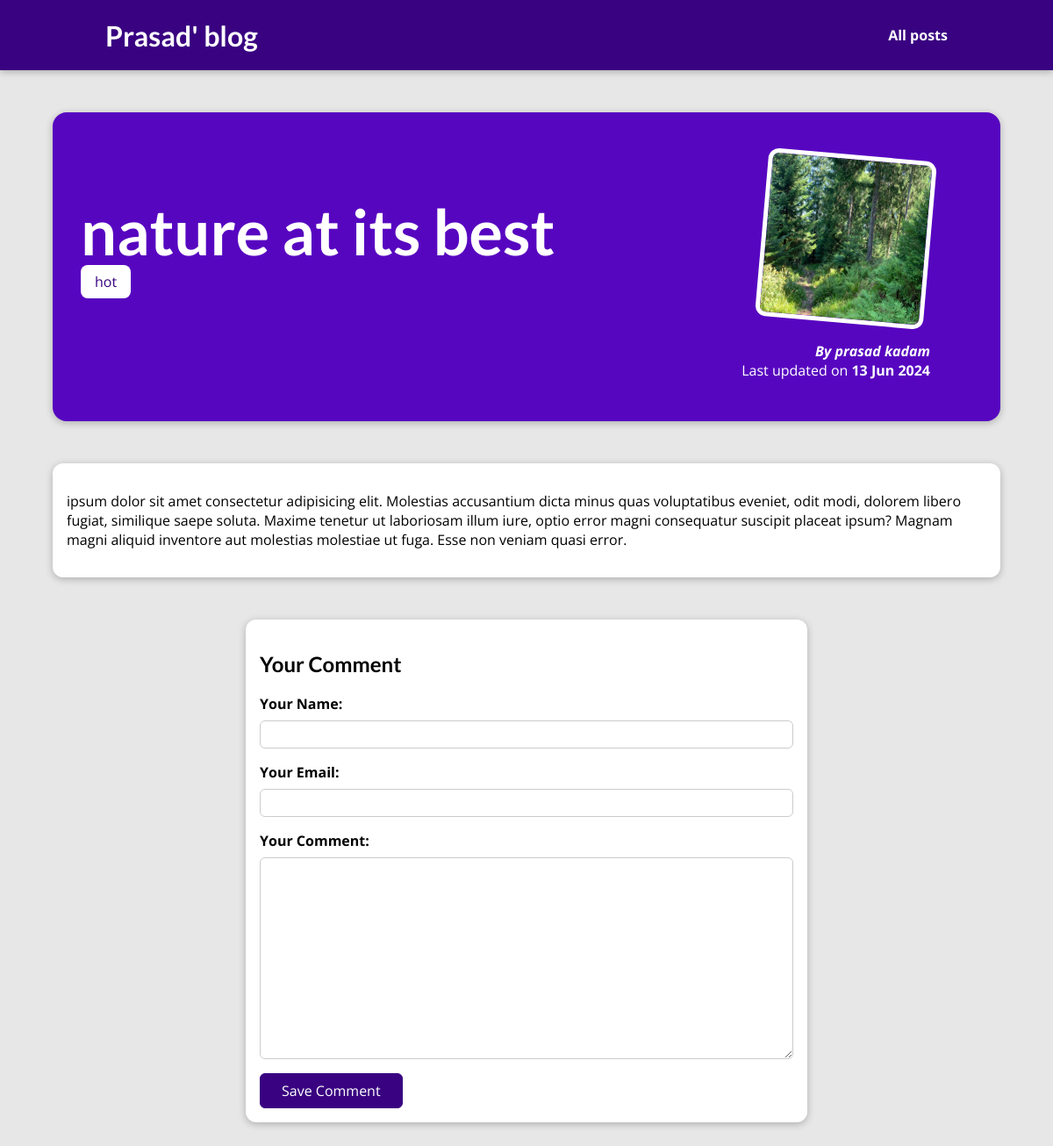
The page /posts/nature-at-its-best on the database its author committed.
### blog/models.py (models this page shows, shortened)
class Post(models.Model):
    title = models.CharField(max_length=150)
    excerpt = models.CharField(max_length=200)
    image = models.ImageField(upload_to= "posts", null=True)
    date = models.DateField(auto_now=True, auto_now_add=False)
    slug = models.SlugField(unique=True,db_index=True)
    content = models.TextField(validators=[MinLengthValidator(10)])
    author = models.ForeignKey(Author, on_delete=models.SET_NULL, null=True,related_name="posts")
    tags = models.ManyToManyField(Tag)

class Tag(models.Model):
    caption= models.CharField(max_length=20)

class Author(models.Model):
    first_name= models.CharField(max_length=50)
    last_name = models.CharField(max_length=50)
    Email= models.EmailField()
    def full_name(self):
        return f"{self.first_name} {self.last_name}"
    def __str__(self):
        return self.full_name()

### blog/views.py (the view)
# urls.py: path("posts/<slug:slug>", views.PostDetailView.as_view(), name="post-detail-page")
class PostDetailView(DetailView):
    model= Post
    template_name="blog/post-detail.html"
    def get_context_data(self, **kwargs) :
        context = super().get_context_data(**kwargs)
        context["post_tags"] = self.object.tags.all()
        context["comment_form"]= CommentForm()
        return context

### blog/forms.py
class CommentForm(forms.ModelForm):
    class Meta:
        model= Comment
        exclude =["post"]
        labels= {
            "user_name":"Your Name",
            "user_email":"Your Email",
            "text": "Your Comment"
        }

### blog/templates/blog/post-detail.html (shortened to what this page needs)
{% extends "base.html" %}
{% load static %}
{% block css_files %}
<link rel="stylesheet" href="{% static "blog/post-detail.css" %}">
{% endblock  %}
{% block content %}
<section id="summary">
    <h2>{{post.title}}</h2>
    <div>
        {%for tag in post_tags %}
        <span class ="tag">{{tag.caption}}</span>
        {% endfor%}
    </div>
    <article>
        <img src="{{post.image.url}}" alt="{{post.title}}">
        <address>By <a href="mail_to:{{post.author.Email}}" >{{post.author}}</a> </address>
        <div>
            Last updated on <time>{{post.date|date:"d M Y"}}</time>
        </div>
    </article>
</section>
<main>
    {{post.content|linebreaks}}
</main>
<section id = "comment-form">
    <h2>Your Comment</h2>
    <form>
        {% for form_field in comment_form %}
        <div class = "form-control">
            {{form_field.label_tag}}
            {{form_field}}
        </div>
        {% endfor %}
        <button>Save Comment</button>
    </form>
</section>
{% endblock %}

### static/app.css (style rules this page uses)
* { box-sizing: border-box; }
html { font-family: 'Open Sans', 'Lato', sans-serif; }
body { margin: 0; }
h1, h2, h3 { font-family: 'Lato', sans-serif; font-weight: bold; }

### blog/static/blog/post-detail.css (style rules this page uses)
body { background-color: #e7e7e7; }
#summary { margin: 8rem auto 3rem auto; padding: 2rem; width: 90%; max-width: 90rem; border-radius: 16px; background-color: #5706c0; position: relative; box-shadow: 0 2px 8px rgba(0, 0, 0, 0.25); height: 22rem; }
#summary h2 { color: white; font-size: 4.5rem; margin-bottom: 0.25rem; }
#summary article { position: absolute; top: 2rem; right: 3rem; padding: 1rem 2rem; border-radius: 12px; text-align: right; color: white; }
#summary article img { width: 12rem; height: 12rem; border-radius: 12px; transform: rotateZ(5deg); border: 5px solid white; margin-bottom: 1rem; }
#summary address { font-weight: bold; }
#summary a { color: white; text-decoration: none; }
#summary time { font-weight: bold; }
main { width: 90%; max-width: 90rem; margin: 3rem auto; background-color: white; padding: 1rem; border-radius: 12px; box-shadow: 0 2px 8px rgba(0, 0, 0, 0.25); }
.tag { background-color: white; color: #390281; padding: 0.5rem 1rem; border-radius: 8px; }
#comment-form { margin: 3rem auto; width: 90%; max-width: 40rem; border-radius: 12px; background-color: white; box-shadow: 0 2px 8px rgba(0, 0, 0, 0.25); padding: 1rem; }
#comment-form button { font: inherit; background-color: #390281; color: white; border: 1px solid #390281; padding: 0.5rem 1.5rem; border-radius: 6px; cursor: pointer; }
.form-control { margin-bottom: 1rem; }
.form-control label { font-weight: bold; margin-bottom: 0.5rem; display: block; }
.form-control input, .form-control textarea { display: block; width: 100%; font: inherit; padding: 0.25rem; border-radius: 6px; border: 1px solid #ccc; }

### rows shown on the page
Post: title "nature at its best", image (picture), author "prasad kadam", date "13 Jun 2024", content "ipsum dolor sit amet consectetur adipisicing elit. Molestias accusantium dicta minus quas voluptatibus eveniet, odit modi, dolorem libero fugiat, similique saepe soluta. Maxime tenetur ut laboriosam illum iure, optio error magni consequatur suscipit placeat ipsum? Magnam magni aliquid inventore aut molestias molestiae ut fuga. Esse non veniam quasi error."
Tag: caption "hot"
